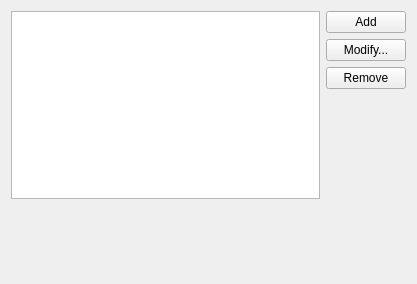
<ui version="4.0" >
 <class>Akregator::SettingsOnlineSync</class>
 <widget class="QWidget" name="Akregator::SettingsOnlineSync" >
  <property name="geometry" >
   <rect>
    <x>0</x>
    <y>0</y>
    <width>417</width>
    <height>284</height>
   </rect>
  </property>
  <property name="windowTitle" >
   <string>Form</string>
  </property>
  <layout class="QGridLayout" name="gridLayout" >
   <item rowspan="4" row="0" column="0" >
    <widget class="QListView" name="listView" />
   </item>
   <item row="0" column="1" >
    <widget class="QPushButton" name="pushButton" >
     <property name="text" >
      <string>Add</string>
     </property>
    </widget>
   </item>
   <item row="1" column="1" >
    <widget class="QPushButton" name="pushButton_2" >
     <property name="text" >
      <string>Modify...</string>
     </property>
    </widget>
   </item>
   <item row="2" column="1" >
    <widget class="QPushButton" name="pushButton_3" >
     <property name="text" >
      <string>Remove</string>
     </property>
    </widget>
   </item>
   <item row="3" column="1" >
    <spacer name="verticalSpacer" >
     <property name="orientation" >
      <enum>Qt::Vertical</enum>
     </property>
     <property name="sizeHint" stdset="0" >
      <size>
       <width>20</width>
       <height>87</height>
      </size>
     </property>
    </spacer>
   </item>
   <item row="4" column="0" >
    <spacer name="verticalSpacer_2" >
     <property name="orientation" >
      <enum>Qt::Vertical</enum>
     </property>
     <property name="sizeHint" stdset="0" >
      <size>
       <width>20</width>
       <height>77</height>
      </size>
     </property>
    </spacer>
   </item>
  </layout>
 </widget>
 <resources/>
 <connections/>
</ui>
